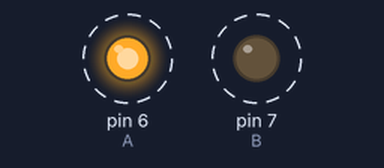
A sketch run on a simulated Arduino Uno, built with avr-gcc and run on an emulated ATmega328P. Shown: output pins drawn as LEDs (lit = HIGH). Dashed ring = blinking.

Above: at 0.12 s.
Timing chart, 0 to 3.0 s (numbered marks = the images above):
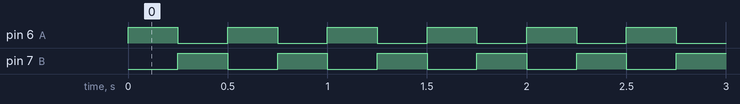

The sketch:

Bell.ino
```cpp
#define A 6
#define B 7

#define DELAY 250

void setup() {
  pinMode(A, OUTPUT);
  pinMode(B, OUTPUT);
}

void loop() {
  digitalWrite(A, 1);
  digitalWrite(B, 0);
  delay(DELAY);
  digitalWrite(A, 0);
  digitalWrite(B, 1);
  delay(DELAY);
}
```

Measured:
- by itself, pin 6 (A), pin 7 (B): alternates HIGH for 0.25 s and LOW for 0.25 s
